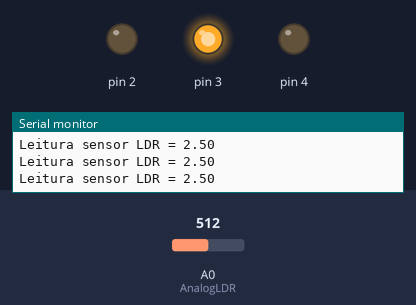
Simulated run of this sketch. Board: Arduino Uno, built with avr-gcc and run on an emulated ATmega328P. Shown: output pins drawn as LEDs (lit = HIGH), the last lines printed to the serial monitor. The test bench sets the inputs (shaded band); at power-on: A0 (AnalogLDR) = 512.

Above: at 1.3 s.
1.4 s: A0 (AnalogLDR) set to 603
2.9 s: A0 (AnalogLDR) set to 633
At 4.0 s:
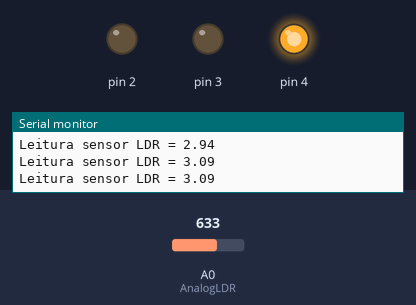
4.5 s: A0 (AnalogLDR) set to 306
At 5.2 s:
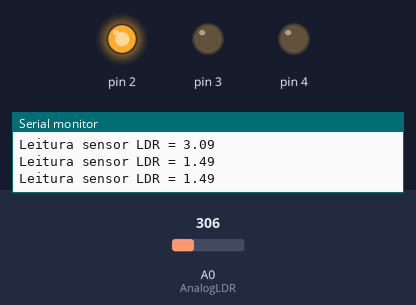
6.0 s: A0 (AnalogLDR) set to 484
7.5 s: A0 (AnalogLDR) set to 504
At 8.7 s:
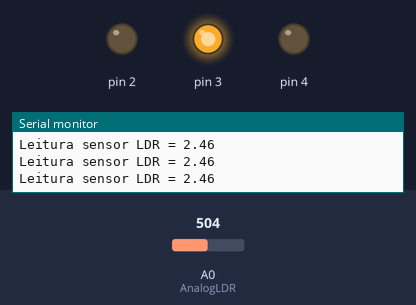
9.0 s: A0 (AnalogLDR) set to 716
At 10.1 s:
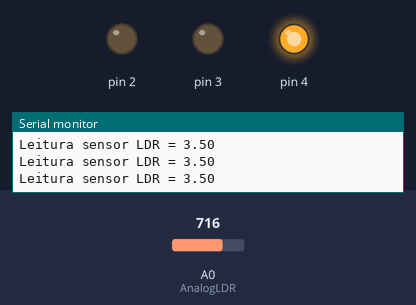
Timing chart, 0 to 11.5 s (numbered marks = the images above; inputs shaded):
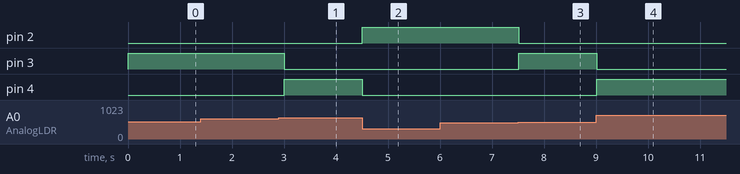

Measured:
- the behaviour switches between 614 and 615 on A0 (AnalogLDR) (found by bisection; images 0 and 1)
- the behaviour switches between 491 and 492 on A0 (AnalogLDR) (found by bisection; images 2 and 3)
- after the input at 2.9 s, pin 3: HIGH → LOW after 0.10 s; pin 4: LOW → HIGH after 0.10 s
- after the input at 4.5 s, pin 2: LOW → HIGH at once; pin 4: HIGH → LOW at once
- after the input at 7.5 s, pin 2: HIGH → LOW at once; pin 3: LOW → HIGH at once
- after the input at 9.0 s, pin 3: HIGH → LOW at once; pin 4: LOW → HIGH at once

The sketch:

neat_blad1.ino
```cpp
#define AnalogLDR A0
int Leitura = 0;
float VoltagemLDR;

void setup()
{
  pinMode(2, OUTPUT);
  pinMode(3, OUTPUT);
  pinMode(4, OUTPUT);
  Serial.begin(9600);
}

void loop()
{
  Leitura = analogRead(AnalogLDR);
  VoltagemLDR = Leitura * (5.0/1024);
  Serial.print("Leitura sensor LDR = ");

  if(VoltagemLDR <= 2.4){
    digitalWrite(2, HIGH);
    digitalWrite(3, LOW);
    digitalWrite(4, LOW);
  }
  else if(VoltagemLDR <= 3 && VoltagemLDR > 2.4){
    digitalWrite(2, LOW);
    digitalWrite(3, HIGH);
    digitalWrite(4, LOW);
  }
  else if(VoltagemLDR > 3){
    digitalWrite(2, LOW);
    digitalWrite(3, LOW);
    digitalWrite(4, HIGH);
  }

  Serial.println(VoltagemLDR);
  delay(500);
}
```
